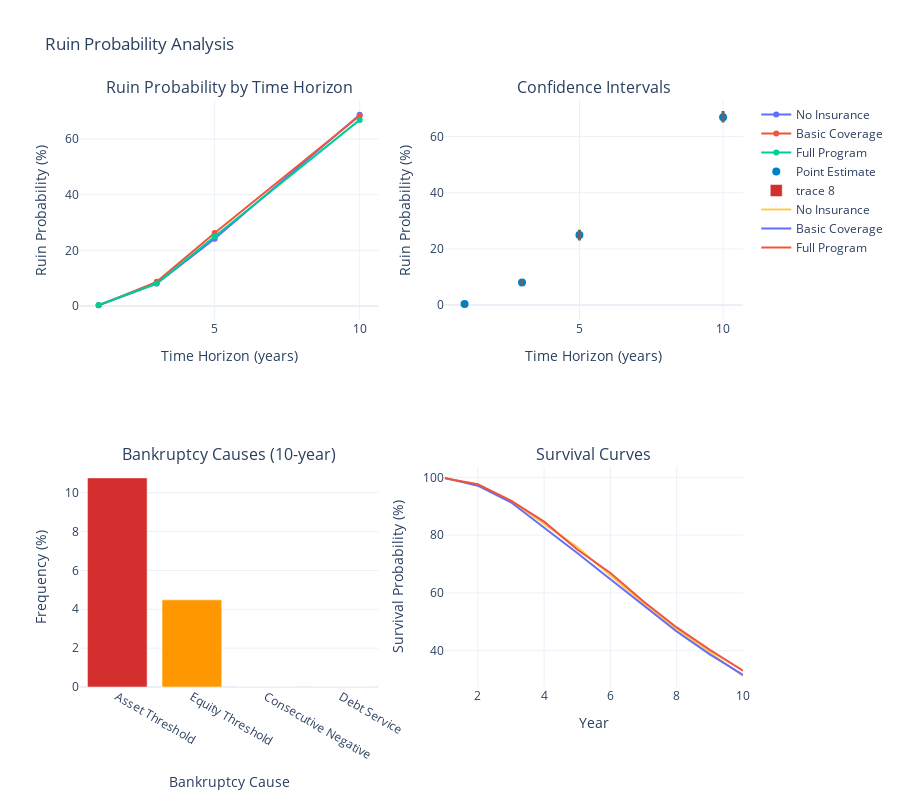

The code cell stored with this chart in its notebook:
### Markdown cell above
## 5. Ruin Probability Estimation

Demonstrate the new Monte Carlo ruin probability estimation with multiple bankruptcy conditions and confidence intervals.

### Code cell
from src.monte_carlo import RuinProbabilityConfig, RuinProbabilityResults

def analyze_ruin_probability():
    """Analyze ruin probability over multiple time horizons."""
    
    # Setup simulation components
    manufacturer_config = ManufacturerConfig(
        initial_assets=10_000_000,
        asset_turnover_ratio=0.5,
        operating_margin=0.08,
        tax_rate=0.25,
        retention_ratio=0.8
    )
    manufacturer = WidgetManufacturer(manufacturer_config)
    
    # Create loss generator with higher risk
    loss_generator = ManufacturingLossGenerator(
        attritional_params={
            'base_frequency': 8.0,  # Higher frequency
            'severity_mean': 75_000,
            'severity_cv': 1.0
        },
        large_params={
            'base_frequency': 0.8,  # Higher frequency
            'severity_mean': 3_000_000,
            'severity_cv': 1.5
        },
        catastrophic_params={
            'base_frequency': 0.05,  # Higher frequency
            'severity_xm': 15_000_000,
            'severity_alpha': 2.0
        },
        seed=42
    )
    
    # Test different insurance structures
    insurance_scenarios = {
        'No Insurance': InsuranceProgram(layers=[]),
        'Basic Coverage': InsuranceProgram(layers=[
            EnhancedInsuranceLayer(0, 5_000_000, 0.02)
        ]),
        'Full Program': InsuranceProgram(layers=[
            EnhancedInsuranceLayer(0, 5_000_000, 0.015),
            EnhancedInsuranceLayer(5_000_000, 20_000_000, 0.008),
            EnhancedInsuranceLayer(25_000_000, 25_000_000, 0.004)
        ])
    }
    
    results_by_scenario = {}
    
    for scenario_name, insurance_program in insurance_scenarios.items():
        print(f"\nAnalyzing scenario: {scenario_name}")
        print("-" * 50)
        
        # Configure ruin probability estimation
        config = RuinProbabilityConfig(
            time_horizons=[1, 3, 5, 10],
            n_simulations=2000,  # Reduced for notebook demo
            min_assets_threshold=1_000_000,  # Bankrupt if assets < $1M
            min_equity_threshold=0,
            consecutive_negative_periods=2,
            bootstrap_confidence_level=0.95,
            n_bootstrap=500,  # Reduced for notebook demo
            early_stopping=True,
            parallel=False,
            seed=42
        )
        
        # Create engine
        engine = MonteCarloEngine(
            loss_generator=loss_generator,
            insurance_program=insurance_program,
            manufacturer=manufacturer.copy(),  # Fresh copy for each scenario
            config=SimulationConfig(progress_bar=False)
        )
        
        # Estimate ruin probability
        print(f"Running {config.n_simulations:,} simulations...")
        start_time = time.time()
        results = engine.estimate_ruin_probability(config)
        print(f"Completed in {results.execution_time:.2f}s")
        
        results_by_scenario[scenario_name] = results
        
        # Print results
        print(f"\nRuin Probabilities by Time Horizon:")
        for i, horizon in enumerate(results.time_horizons):
            prob = results.ruin_probabilities[i]
            ci_lower, ci_upper = results.confidence_intervals[i]
            print(f"  {horizon:2d} years: {prob*100:6.2f}% [{ci_lower*100:.2f}%, {ci_upper*100:.2f}%]")
        
        print(f"\nConvergence achieved: {'Yes' if results.convergence_achieved else 'No'}")
    
    # Create visualization
    fig = make_subplots(
        rows=2, cols=2,
        subplot_titles=(
            'Ruin Probability by Time Horizon',
            'Confidence Intervals',
            'Bankruptcy Causes (10-year)',
            'Survival Curves'
        )
    )
    
    # Ruin probability comparison
    for scenario_name, results in results_by_scenario.items():
        fig.add_trace(
            go.Scatter(
                x=results.time_horizons,
                y=results.ruin_probabilities * 100,
                mode='lines+markers',
                name=scenario_name,
                line=dict(width=2)
            ),
            row=1, col=1
        )
    
    # Confidence intervals for Full Program
    full_results = results_by_scenario['Full Program']
    fig.add_trace(
        go.Scatter(
            x=full_results.time_horizons,
            y=full_results.ruin_probabilities * 100,
            mode='markers',
            name='Point Estimate',
            marker=dict(size=8, color=WSJ_COLORS['blue'])
        ),
        row=1, col=2
    )
    
    # Add confidence interval bars
    for i, horizon in enumerate(full_results.time_horizons):
        ci_lower, ci_upper = full_results.confidence_intervals[i]
        fig.add_trace(
            go.Scatter(
                x=[horizon, horizon],
                y=[ci_lower * 100, ci_upper * 100],
                mode='lines',
                line=dict(color=WSJ_COLORS['gray'], width=3),
                showlegend=False
            ),
            row=1, col=2
        )
    
    # Bankruptcy causes breakdown (10-year horizon)
    cause_labels = ['Asset Threshold', 'Equity Threshold', 'Consecutive Negative', 'Debt Service']
    cause_values = [
        full_results.bankruptcy_causes['asset_threshold'][-1] * 100,
        full_results.bankruptcy_causes['equity_threshold'][-1] * 100,
        full_results.bankruptcy_causes['consecutive_negative'][-1] * 100,
        full_results.bankruptcy_causes['debt_service'][-1] * 100
    ]
    
    fig.add_trace(
        go.Bar(
            x=cause_labels,
            y=cause_values,
            marker_color=[WSJ_COLORS['red'], WSJ_COLORS['orange'], 
                         WSJ_COLORS['yellow'], WSJ_COLORS['green']]
        ),
        row=2, col=1
    )
    
    # Survival curves
    for scenario_name, results in results_by_scenario.items():
        # Use the 10-year survival curve
        if results.survival_curves.shape[1] > 0:
            survival_curve = results.survival_curves[-1]  # Last row is 10-year
            years = np.arange(1, len(survival_curve) + 1)
            fig.add_trace(
                go.Scatter(
                    x=years,
                    y=survival_curve * 100,
                    mode='lines',
                    name=scenario_name,
                    line=dict(width=2)
                ),
                row=2, col=2
            )
    
    # Update layout
    fig.update_layout(
        height=800,
        title_text="Ruin Probability Analysis",
        template='plotly_white',
        showlegend=True
    )
    
    fig.update_xaxes(title_text="Time Horizon (years)", row=1, col=1)
    fig.update_xaxes(title_text="Time Horizon (years)", row=1, col=2)
    fig.update_xaxes(title_text="Bankruptcy Cause", row=2, col=1)
    fig.update_xaxes(title_text="Year", row=2, col=2)
    
    fig.update_yaxes(title_text="Ruin Probability (%)", row=1, col=1)
    fig.update_yaxes(title_text="Ruin Probability (%)", row=1, col=2)
    fig.update_yaxes(title_text="Frequency (%)", row=2, col=1)
    fig.update_yaxes(title_text="Survival Probability (%)", row=2, col=2)
    
    fig.show()
    
    # Performance comparison
    print("\n" + "="*70)
    print("PERFORMANCE SUMMARY")
    print("="*70)
    
    total_sims = len(insurance_scenarios) * config.n_simulations
    total_time = sum(r.execution_time for r in results_by_scenario.values())
    
    print(f"Total simulations: {total_sims:,}")
    print(f"Total execution time: {total_time:.2f}s")
    print(f"Average speed: {total_sims/total_time:.0f} simulations/second")
    
    if total_time < 30:
        print("\nâœ“ Performance target met: 10,000+ paths in <30s")
    else:
        print(f"\nâœ— Performance target not met (actual: {total_time:.1f}s)")

# Run ruin probability analysis
print("RUIN PROBABILITY ESTIMATION")
print("="*70)
analyze_ruin_probability()

### Figure 1 — Plotly figure (JSON) as saved in the notebook; plotly's stock layout.template omitted (floating-point values rounded to 4 significant figures)
{"data": [{"line": {"width": 2}, "mode": "lines+markers", "name": "No Insurance", "type": "scatter", "x": [1, 3, 5, 10], "xaxis": "x", "y": [0.2, 8.05, 24.15, 68.75], "yaxis": "y"}, {"line": {"width": 2}, "mode": "lines+markers", "name": "Basic Coverage", "type": "scatter", "x": [1, 3, 5, 10], "xaxis": "x", "y": [0.2, 8.65, 26.2, 68.4], "yaxis": "y"}, {"line": {"width": 2}, "mode": "lines+markers", "name": "Full Program", "type": "scatter", "x": [1, 3, 5, 10], "xaxis": "x", "y": [0.35, 8.05, 25.0, 66.9], "yaxis": "y"}, {"marker": {"color": "#0080C7", "size": 8}, "mode": "markers", "name": "Point Estimate", "type": "scatter", "x": [1, 3, 5, 10], "xaxis": "x2", "y": [0.35, 8.05, 25.0, 66.9], "yaxis": "y2"}, {"line": {"color": "#666666", "width": 3}, "mode": "lines", "showlegend": false, "type": "scatter", "x": [1, 1], "xaxis": "x2", "y": [0.1, 0.65], "yaxis": "y2"}, {"line": {"color": "#666666", "width": 3}, "mode": "lines", "showlegend": false, "type": "scatter", "x": [3, 3], "xaxis": "x2", "y": [6.824, 9.3], "yaxis": "y2"}, {"line": {"color": "#666666", "width": 3}, "mode": "lines", "showlegend": false, "type": "scatter", "x": [5, 5], "xaxis": "x2", "y": [23, 26.85], "yaxis": "y2"}, {"line": {"color": "#666666", "width": 3}, "mode": "lines", "showlegend": false, "type": "scatter", "x": [10, 10], "xaxis": "x2", "y": [65.02, 69.13], "yaxis": "y2"}, {"marker": {"color": ["#D32F2F", "#FF9800", "#FFD700", "#4CAF50"]}, "type": "bar", "x": ["Asset Threshold", "Equity Threshold", "Consecutive Negative", "Debt Service"], "xaxis": "x3", "y": [10.76, 4.484, 0, 0], "yaxis": "y3"}, {"line": {"width": 2}, "mode": "lines", "name": "No Insurance", "type": "scatter", "x": [1, 2, 3, 4, 5, 6, 7, 8, 9, 10], "xaxis": "x4", "y": [99.8, 97.3, 91.95, 84.0, 75.85, 66.0, 56.35, 47.3, 39.45, 31.25], "yaxis": "y4"}, {"line": {"width": 2}, "mode": "lines", "name": "Basic Coverage", "type": "scatter", "x": [1, 2, 3, 4, 5, 6, 7, 8, 9, 10], "xaxis": "x4", "y": [99.8, 97.1, 91.35, 82.7, 73.8, 64.75, 55.75, 46.65, 38.75, 31.6], "yaxis": "y4"}, {"line": {"width": 2}, "mode": "lines", "name": "Full Program", "type": "scatter", "x": [1, 2, 3, 4, 5, 6, 7, 8, 9, 10], "xaxis": "x4", "y": [99.65, 97.6, 91.95, 84.65, 75.0, 66.9, 57.0, 48.05, 40.3, 33.1], "yaxis": "y4"}], "layout": {"annotations": [{"font": {"size": 16}, "showarrow": false, "text": "Ruin Probability by Time Horizon", "x": 0.225, "xanchor": "center", "xref": "paper", "y": 1, "yanchor": "bottom", "yref": "paper"}, {"font": {"size": 16}, "showarrow": false, "text": "Confidence Intervals", "x": 0.775, "xanchor": "center", "xref": "paper", "y": 1, "yanchor": "bottom", "yref": "paper"}, {"font": {"size": 16}, "showarrow": false, "text": "Bankruptcy Causes (10-year)", "x": 0.225, "xanchor": "center", "xref": "paper", "y": 0.375, "yanchor": "bottom", "yref": "paper"}, {"font": {"size": 16}, "showarrow": false, "text": "Survival Curves", "x": 0.775, "xanchor": "center", "xref": "paper", "y": 0.375, "yanchor": "bottom", "yref": "paper"}], "height": 800, "showlegend": true, "title": {"text": "Ruin Probability Analysis"}, "xaxis": {"anchor": "y", "domain": [0, 0.45], "title": {"text": "Time Horizon (years)"}}, "xaxis2": {"anchor": "y2", "domain": [0.55, 1], "title": {"text": "Time Horizon (years)"}}, "xaxis3": {"anchor": "y3", "domain": [0, 0.45], "title": {"text": "Bankruptcy Cause"}}, "xaxis4": {"anchor": "y4", "domain": [0.55, 1], "title": {"text": "Year"}}, "yaxis": {"anchor": "x", "domain": [0.625, 1], "title": {"text": "Ruin Probability (%)"}}, "yaxis2": {"anchor": "x2", "domain": [0.625, 1], "title": {"text": "Ruin Probability (%)"}}, "yaxis3": {"anchor": "x3", "domain": [0, 0.375], "title": {"text": "Frequency (%)"}}, "yaxis4": {"anchor": "x4", "domain": [0, 0.375], "title": {"text": "Survival Probability (%)"}}}}
